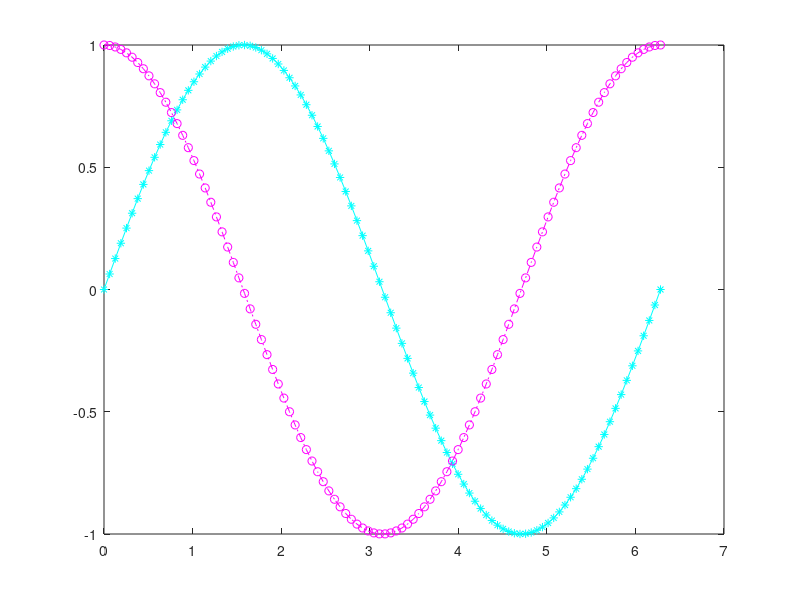

Write MATLAB code to recreate this figure.
%Q 20 :
% plot sinx cosx on the same plot using a color, marker and a line style

x = linspace(0, 2*pi, 100);
y1 = sin(x);
y2 = cos(x);

plot(x,y1, '-*c', x,y2, '-.om')
